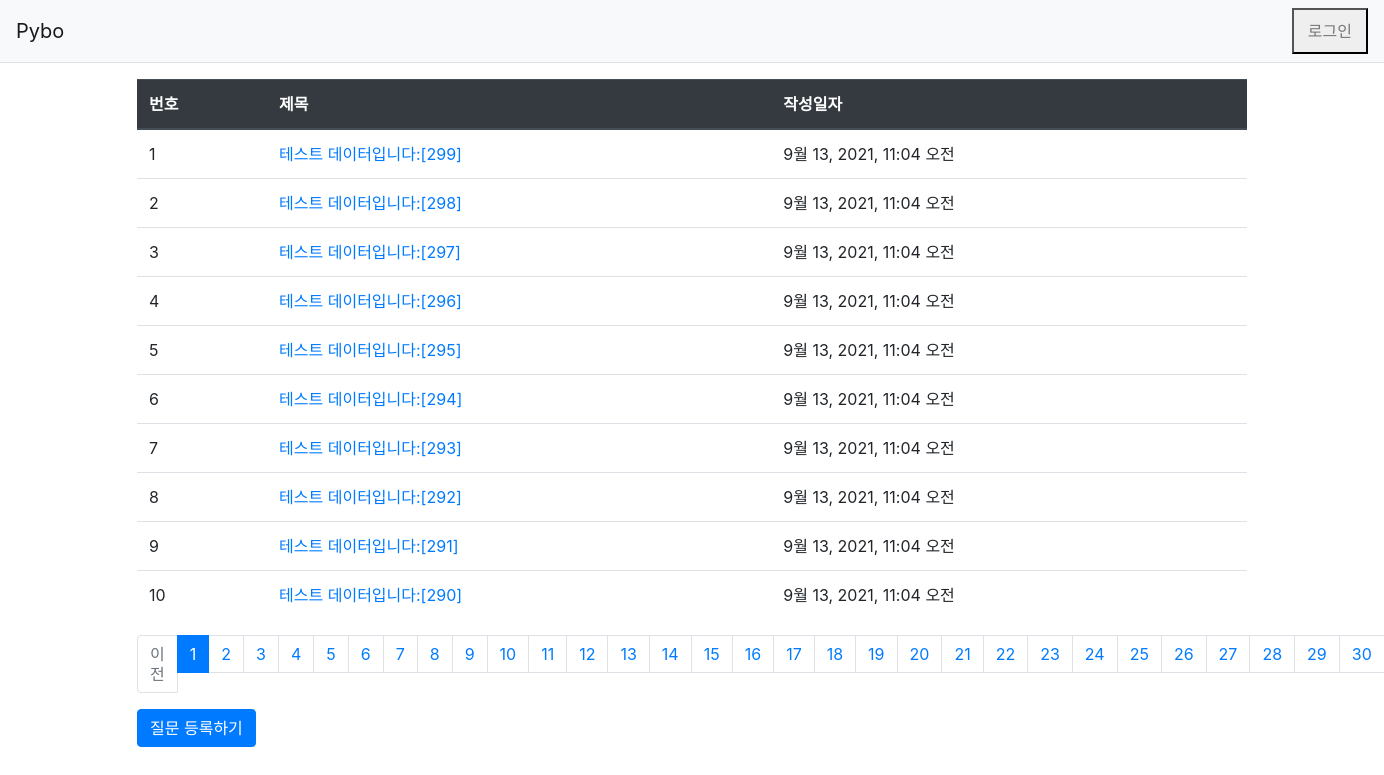
Screenshot of /pybo/ with the database file from the repository.
### pybo/models.py (models this page shows, shortened)
class Question(models.Model):
    subject = models.CharField(max_length=200) # 질문의 제목 (최대 200자)
    content = models.TextField() # 질문의 내용
    create_date = models.DateTimeField() # 질문을 작성한 일시

### pybo/views.py (the view)
# urls.py: path('', views.index, name='index'),
def index(request):
    page = request.GET.get('page', '1') # 페이지
    question_list = Question.objects.order_by('-create_date') # 작성일시 역순으로 정렬
    paginator = Paginator(question_list, 10) # 페이지당 10개씩 보여주기
    page_obj = paginator.get_page(page)
    context = {'question_list': page_obj}
    return render(request, 'pybo/question_list.html', context) # 파이썬 데이터를 템플릿에 적용하여 HTML로 반환

### templates/pybo/question_list.html (shortened to what this page needs)
{% extends 'base.html' %}
{% block content %}
<div class="container my-3">
    <table class="table">
        <thead>
        <tr class="thead-dark">
            <th>번호</th>
            <th>제목</th>
            <th>작성일자</th>
        </tr>
        </thead>
        <tbody>
        {% if question_list %}
        {% for question in question_list %}
        <tr>
            <td>{{ forloop.counter }}</td>
            <td>
                <a href="{% url 'pybo:detail' question.id %}">{{ question.subject }}</a>
            </td>
            <td>{{ question.create_date }}</td>
        </tr>
        {% endfor %}
        {% else %}
        <tr>
            <td colspan="3">질문이 없습니다.</td>
        </tr>
        {% endif %}
        </tbody>
    </table>
    <ul class="pagination justify-content-conter">
        {% if question_list.has_previous %}
        <li class="page-item">
            <a class="page-link" href="?page={{ question_list.previous_page_number }}">이전</a>
        </li>
        {% else %}
        <li class="page-item disabled">
            <a class="page-link" tabindex="-1" aria-disabled="true" href="#">이전</a>
        </li>
        {% endif %}
        {% for page_number in question_list.paginator.page_range %}
            {% if page_number == question_list.number %}
            <li class="page-item active" aria-current="page">
                <a class="page-link" href="?page={{ page_number }}">{{ page_number }}</a>
            </li>
            {% else %}
            <li class="page-item">
                <a class="page-link" href="?page={{ page_number }}">{{ page_number }}</a>
            </li>
            {% endif %}
        {% endfor %}
    </ul>
    <a href="{% url 'pybo:question_create' %}" class="btn btn-primary">질문 등록하기</a>
</div>
{% endblock %}

### rows the page displays
Question: subject "테스트 데이터입니다:[299]", create_date "9월 13, 2021, 11:04 오전"
Question: subject "테스트 데이터입니다:[298]", create_date "9월 13, 2021, 11:04 오전"
Question: subject "테스트 데이터입니다:[297]", create_date "9월 13, 2021, 11:04 오전"
Question: subject "테스트 데이터입니다:[296]", create_date "9월 13, 2021, 11:04 오전"
Question: subject "테스트 데이터입니다:[295]", create_date "9월 13, 2021, 11:04 오전"
Question: subject "테스트 데이터입니다:[294]", create_date "9월 13, 2021, 11:04 오전"
Question: subject "테스트 데이터입니다:[293]", create_date "9월 13, 2021, 11:04 오전"
Question: subject "테스트 데이터입니다:[292]", create_date "9월 13, 2021, 11:04 오전"
Question: subject "테스트 데이터입니다:[291]", create_date "9월 13, 2021, 11:04 오전"
Question: subject "테스트 데이터입니다:[290]", create_date "9월 13, 2021, 11:04 오전"

### other values shown
{{ page_number }} "1"
{{ page_number }} "2" "3" "4" "5" "6" "7" "8" "9" "10" "11" "12" "13" "14" "15" "16" "17" "18" "19" "20" "21" "22" "23" "24" "25" "26" "27" "28" "29" "30"
